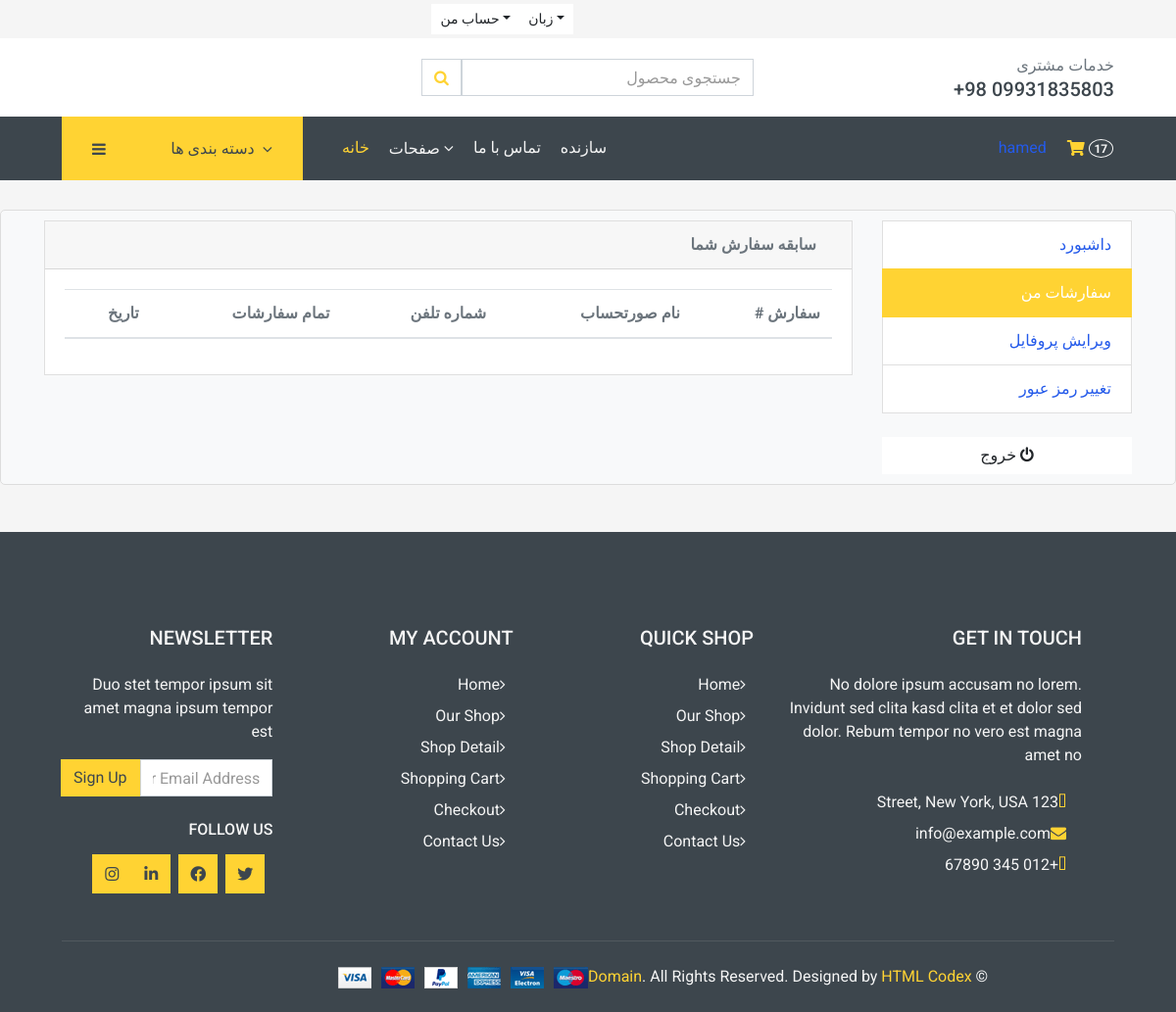
Before: /account/my_orders/ (signed in) with the older database file.
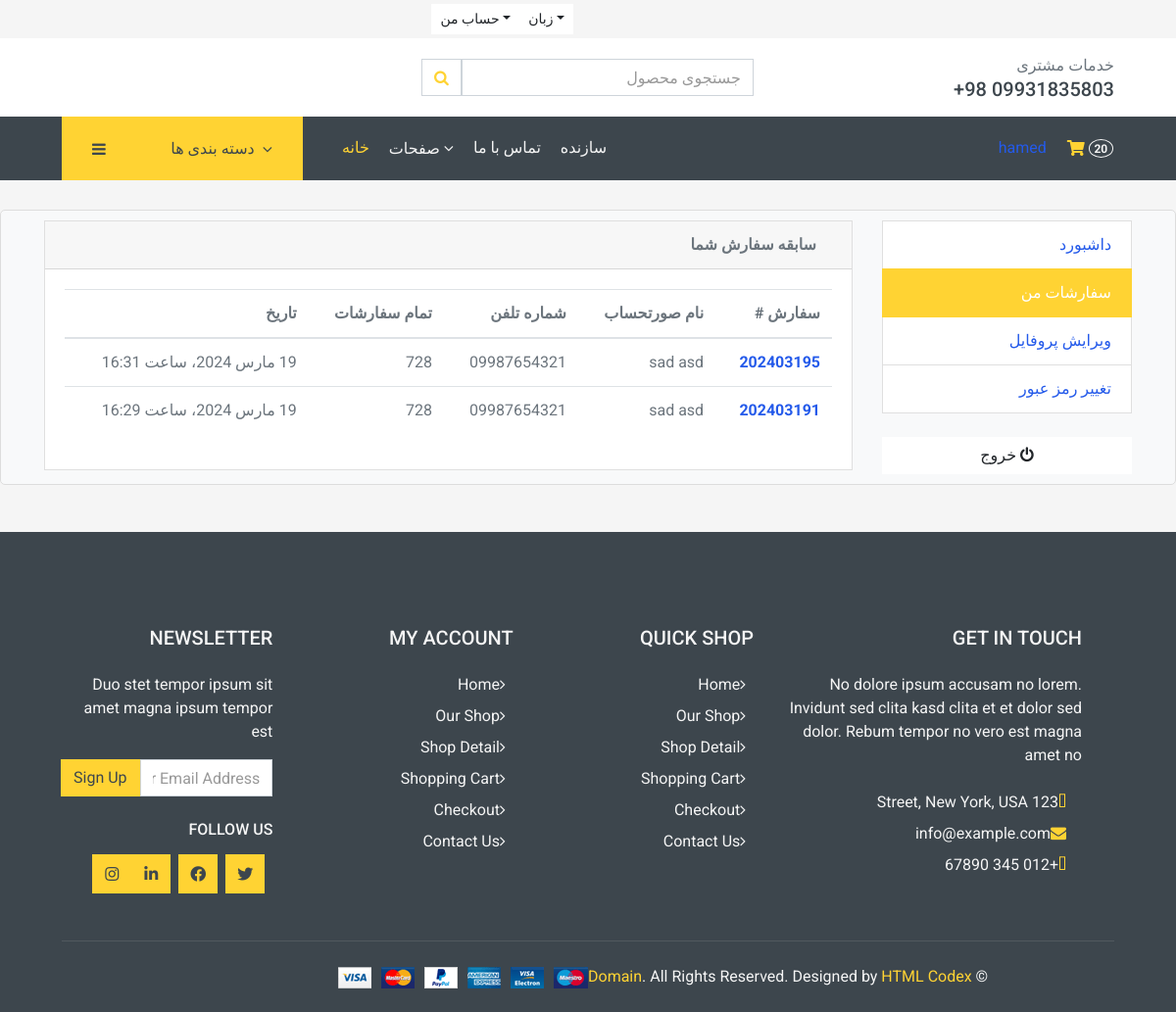
After: the same page with the newer database file.
### orders/models.py (models this page shows, shortened)
class Order(models.Model):
    STATUS = (
        ('new', 'جدید'),
        ('accepted', 'پذیرفته شده'),
        ('completed', 'کامل شده'),
        ('cancelled', 'لغو شده'),
    )
    user = models.ForeignKey(
        "accounts.Account", verbose_name=_(
            "کاربر"), on_delete=models.SET_NULL, null=True)
    payment = models.ForeignKey(
        Payment, verbose_name=_(
            "پرداختی"), on_delete=models.SET_NULL, blank=True, null=True)
    order_number = models.CharField(_("شماره سفارش "), max_length=20)
    first_name = models.CharField(_("نام "), max_length=50)
    last_name = models.CharField(_(" نام خوانوادگی"), max_length=50)
    phone = models.CharField(_(" شماره تماس"), max_length=11)
    email = models.EmailField(_(" ایمیل"), max_length=50)
    address_line_1 = models.CharField(_(" ادرس تحویل"), max_length=50)
    postal_code = models.CharField(_(" کد پستی"), max_length=50)
    state = models.CharField(_(" استان"), max_length=50)
    city = models.CharField(_("شهر "), max_length=50)
    street = models.CharField(_("خیابان "), max_length=50)
    tag = models.CharField(_(" پلاک"), max_length=50)
    order_total = models.FloatField(_(" تمام سفارشات"),)
    tax = models.FloatField(_(" مالیات"),)
    status = models.CharField(_(" وضعیت"), max_length=10,
                              choices=STATUS, default='New')
    ip = models.CharField(_(" ایپی"), blank=True, max_length=20)
    is_ordered = models.BooleanField(_(" سفارش داده شده"), default=False)
    created_at = models.DateTimeField(_("زمان ایجاد "), auto_now_add=True)
    updated_at = models.DateTimeField(_(" زمان بروزرسانی"), auto_now=True)
    def full_name(self):
        return f'{self.first_name} {self.last_name}'
    class Meta:
        verbose_name = _("سفارش")
        verbose_name_plural = _("سفارش ها")

### accounts/views.py (the view)
# urls.py: path('my_orders/', my_orders, name='my_orders_page'),
@login_required(login_url='account:login_page')
def my_orders(request):
    orders = Order.objects.filter(
        user=request.user, is_ordered=True).order_by('-created_at')
    context = {
        'orders': orders,
    }
    return render(request, 'accounts/my_orders.html', context)

### carts/context_processors.py (called while the page is built)
def counter(request):
    cart_count = 0
    if str('admin') is request.path:
        return {}
    else:
        try:
            cart = Cart.objects.filter(cart_id=_cart_id(request))
            if request.user.is_authenticated:
                cart_items = CartItem.objects.all().filter(user=request.user)
            else:
                cart_items = CartItem.objects.all().filter(cart=cart[:1])
            for cart_item in cart_items:
                cart_count += cart_item.quantity
        except Cart.DoesNotExist:
            cart_count = 0
    return dict(cart_count=cart_count)

### carts/views.py (called while the page is built)
def _cart_id(request):
    cart = request.session.session_key
    if not cart:
        cart = request.session.create()
    return cart

### category/context_processors.py (called while the page is built)
def menu_links(request):
    links = Category.objects.all()
    return dict(links=links)

### category/models.py (called while the page is built)
    def get_absolute_url(self):
        return reverse('products_by_category', args=[self.slug])

### templates/accounts/my_orders.html (shortened to what this page needs)
{% extends 'base.html' %}
{% block main %}
<section class="section-conten padding-y bg direction">
<div class="container">
	<div class="row">
	{% include 'includes/profile_sidebar.html' %}
	<main class="col-md-9">
		<article class="card">
		<header class="card-header">
			<strong class="d-inline-block mr-3">سابقه سفارش شما</strong>
		</header>
		<div class="card-body">
			<div class="row">
			<div class="col-md-12">
				<table class="table table-hover">
				  <thead>
				    <tr>
				      <th scope="col">سفارش #</th>
				      <th scope="col">نام صورتحساب</th>
				      <th scope="col">شماره تلفن</th>
				      <th scope="col">تمام سفارشات</th>
							<th scope="col">تاریخ</th>
				    </tr>
				  </thead>
				  <tbody>
						{% for order in orders %}
				    <tr>
				      <th scope="row"><a href="{% url 'account:order_detail_page' order.order_number %}">{{order.order_number}}</a></th>
				      <td>{{order.full_name}}</td>
				      <td>{{order.phone}}</td>
				      <td>{{ order.order_total|floatformat:0 }}</td>
							<td>{{order.created_at}}</td>
				    </tr>
				{% endfor %}
				  </tbody>
				</table>
			</div>
			</div>
		</div>
		</article>
	</main>
</div>
</div>
</section>
{% endblock %}

### templates/includes/navbar.html (shortened to what this page needs)
{% load custom_tags %}
<div class="container-fluid">
  <div class="row bg-secondary py-1 px-xl-5">
    <div class="col-lg-6 text-center text-lg-right">
      <div class="d-inline-flex align-items-center">
        <div class="btn-group">
          <button type="button" class="btn btn-sm btn-light dropdown-toggle" data-toggle="dropdown">حساب من</button>
        </div>
        <div class="btn-group">
          <button type="button" class="btn btn-sm btn-light dropdown-toggle" data-toggle="dropdown">زبان</button>
        </div>
      </div>
    </div>
  </div>
  <div class="row align-items-center bg-light py-3 px-xl-5 d-none d-lg-flex">
    <div class="col-lg-4 col-6 text-left">
      <form action="{% url "search_page" %}" class='search' method='GET'>
        <div class="input-group">
          <input type="text" class="form-control" placeholder="جستجوی محصول" name='keyword' />
          <div class="input-group-append">
            <button type='submit' class="input-group-text bg-transparent text-primary"><i class="fa fa-search" ></i></button>
          </div>
        </div>
      </form>
    </div>
    <div class="col-lg-4 col-6 text-right">
      <p class="m-0">خدمات مشتری</p>
      <h5 class="m-0">+98 09931835803</h5>
    </div>
  </div>
</div>
<div class="container-fluid bg-dark mb-30">
  <div class="row px-xl-5">
    <div class="col-lg-3 d-none d-lg-block">
      <a class="btn d-flex align-items-center justify-content-end bg-primary w-100" data-toggle="collapse" href="#navbar-vertical" style="height: 65px; padding: 0 30px;">
        <i class="fa fa-bars text-dark mr-auto"></i>
        <h6 class="text-dark m-0">دسته بندی ها</h6>
        <i class="fa fa-angle-down text-dark ml-2"></i>
      </a>
    </div>
    <div class="col-lg-9">
      <nav class="navbar navbar-expand-lg bg-dark navbar-dark py-3 py-lg-0 px-0">
        <div class="collapse navbar-collapse justify-content-between" id="navbarCollapse">
          <div class="navbar-nav mr-auto py-0">
            <a href="{% url "home" %}" class="nav-item nav-link active">خانه</a>
            <div class="nav-item dropdown">
              <a href="#" class="nav-link dropdown-toggle" data-toggle="dropdown">صفحات <i class="fa fa-angle-down mt-1"></i></a>
            </div>
            <a href="{% url 'connect:contact' %}" class="nav-item nav-link">تماس با ما</a>
            <a href="{% url 'connect:creators' %}" class="nav-item nav-link">سازنده</a>
          </div>
          <div class="navbar-nav ml-auto py-0 d-none d-lg-block">
            {% if user.is_authenticated %}
            <a href="{% url 'account:logout_page' %}">
                {% if user.get_full_name %}
                    {{ user.get_full_name }}
                {% else %}
                    {{ user.username }}
                {% endif %}
            </a>
            {% else %}
                <a href="{% url 'account:login_page' %}" class="btn px-0 ml-3">
                    <i class="fas fa-sign-in-alt text-primary"></i>
                </a>
            {% endif %}
            <a href="{% url 'cart:cart_page' %}" class="btn px-0 ml-3">
              <i class="fas fa-shopping-cart text-primary"></i>
              <span class="badge text-secondary border border-secondary rounded-circle" style="padding-bottom: 2px;">{{cart_count}}</span>
            </a>
          </div>
        </div>
      </nav>
    </div>
  </div>
</div>

Changed rows visible on the page:
now on this page (row edited): Order: order_number "202403195", full_name "sad asd", phone "09987654321", order_total "728", created_at "19 مارس 2024، ساعت 16:31"
now on this page (row edited): Order: order_number "202403191", full_name "sad asd", phone "09987654321", order_total "728", created_at "19 مارس 2024، ساعت 16:29"
Other visible differences:
{{ cart_count }}: "17" → "20"
